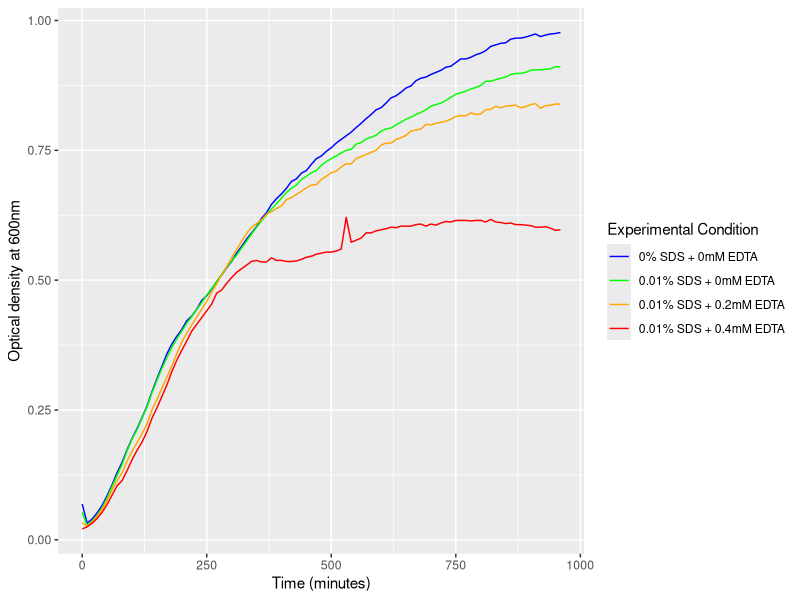

R code for this plot:
### supplemental growth curve - Oliver + BrkA

#install and load necessary packages
#install.packages('tidyverse') #uncomment if not installed

library(tidyverse)

#set up plot aesthetics - keep consistent across plots
x_order <- c("PC", "E0", "E2", "E4")
x_names <- c("0% SDS + 0mM EDTA", "0.01% SDS + 0mM EDTA", "0.01% SDS + 0.2mM EDTA", "0.01% SDS + 0.4mM EDTA")
colours <-c("blue", "green", "orange", "red")

#read data
oliverbrka <- read_csv('supp_OliverBrkA/all growth curves - OliverBrkA.csv')

#calculate technical replicate averages to get biological replicates
oliverbrka_bioreps <- oliverbrka |>
  group_by(time) |>
  summarize(PC1 = mean(PC1.1:PC1.2),
            PC2 = mean(PC2.1:PC2.2),
            PC3 = mean(PC3.1:PC3.2),
            E0.1 = mean(E0.1.1:E0.1.2),
            E0.2 = mean(E0.2.1:E0.2.2),
            E0.3 = mean(E0.3.1:E0.3.2),
            E2.1 = mean(E2.1.1:E2.1.2),
            E2.2 = mean(E2.2.1:E2.2.2),
            E2.3 = mean(E2.3.1:E2.3.2),
            E4.1 = mean(E4.1.1:E4.1.2),
            E4.2 = mean(E4.2.1:E4.2.2),
            E4.3 = mean(E4.3.1:E4.3.2))

#calculate biological replicate averages
oliverbrka_avg <- oliverbrka_bioreps |>
  group_by(time) |>
  summarize(PC = mean(PC1:PC3),
            E0 = mean(E0.1:E0.3),
            E2 = mean(E2.1:E2.3),
            E4 = mean(E4.1:E4.3)) |>
  gather(conc, od, -time) |>
  add_column(n = c(1:388)) #make column with unrepeated values for full_join to work

#calculate standard deviations
oliverbrka_sd <- oliverbrka_bioreps |>
  group_by(time) |>
  summarize(PC_sd = sd(c_across(PC1:PC3)),
            E0_sd = sd(c_across(E0.1:E0.3)),
            E2_sd = sd(c_across(E2.1:E2.3)),
            E4_sd = sd(c_across(E4.1:E4.3))) |>
  gather(conc_sd, sd, -time) |>
  add_column(n = c(1:388)) #make column with unrepeated values for full_join to work

#join od and sd and make clean dataframe
oliverbrka_clean <- full_join(oliverbrka_avg, oliverbrka_sd) |>
  select(!(n:conc_sd))

#reorder data by EDTA concentration condition
oliverbrka_clean$conc <- factor(oliverbrka_clean$conc , levels = x_order)

#plot growth curves
growth_curve_oliverbrka <- ggplot(oliverbrka_clean) +
  geom_line(aes(x = time, y = od, colour = conc)) +
  xlab('Time (minutes)') +
  ylab('Optical density at 600nm') +
  labs(colour = 'Experimental Condition') +
  scale_colour_discrete(type = colours,
                        labels = x_names)
growth_curve_oliverbrka